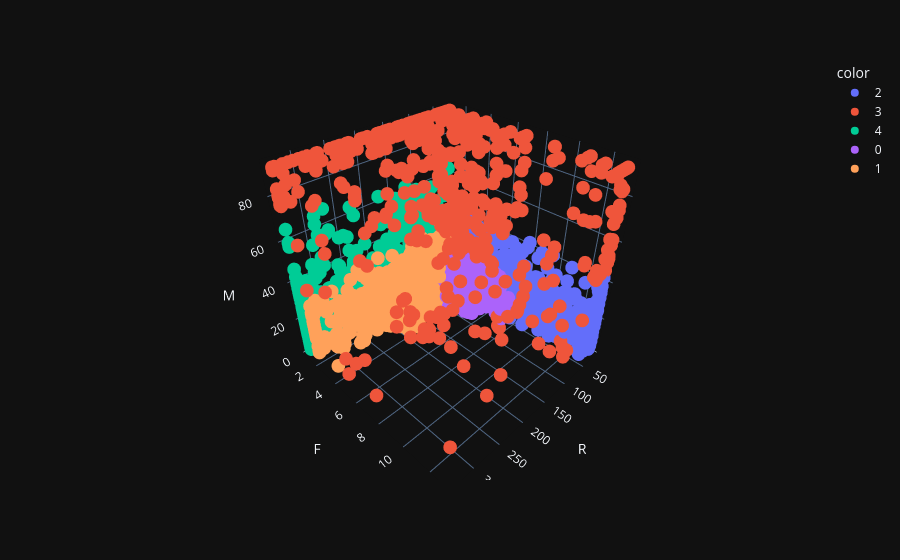

Notebook code cell kept with this figure:
### Code cell
px.scatter_3d(df_rfm_clip, x='R', y='F', z='M', color=mclust_labels.astype(str), template='plotly_dark')

### Figure 1 — Plotly figure (JSON) as saved in the notebook; plotly's stock layout.template omitted (floating-point values rounded to 4 significant figures; data arrays with more than 128 entries replaced by an {"elided": "..."} marker saying what was removed)
{"data": [{"hovertemplate": "color=2<br>R=%{x}<br>F=%{y}<br>M=%{z}<extra></extra>", "legendgroup": "2", "marker": {"color": "#636efa", "symbol": "circle"}, "mode": "markers", "name": "2", "scene": "scene", "showlegend": true, "type": "scatter3d", "x": {"elided": "705 int values"}, "y": {"elided": "705 int values"}, "z": {"elided": "705 float values"}}, {"hovertemplate": "color=3<br>R=%{x}<br>F=%{y}<br>M=%{z}<extra></extra>", "legendgroup": "3", "marker": {"color": "#EF553B", "symbol": "circle"}, "mode": "markers", "name": "3", "scene": "scene", "showlegend": true, "type": "scatter3d", "x": {"elided": "523 int values"}, "y": {"elided": "523 int values"}, "z": {"elided": "523 float values"}}, {"hovertemplate": "color=4<br>R=%{x}<br>F=%{y}<br>M=%{z}<extra></extra>", "legendgroup": "4", "marker": {"color": "#00cc96", "symbol": "circle"}, "mode": "markers", "name": "4", "scene": "scene", "showlegend": true, "type": "scatter3d", "x": {"elided": "1373 int values"}, "y": {"elided": "1373 int values"}, "z": {"elided": "1373 float values"}}, {"hovertemplate": "color=0<br>R=%{x}<br>F=%{y}<br>M=%{z}<extra></extra>", "legendgroup": "0", "marker": {"color": "#ab63fa", "symbol": "circle"}, "mode": "markers", "name": "0", "scene": "scene", "showlegend": true, "type": "scatter3d", "x": {"elided": "1158 int values"}, "y": {"elided": "1158 int values"}, "z": {"elided": "1158 float values"}}, {"hovertemplate": "color=1<br>R=%{x}<br>F=%{y}<br>M=%{z}<extra></extra>", "legendgroup": "1", "marker": {"color": "#FFA15A", "symbol": "circle"}, "mode": "markers", "name": "1", "scene": "scene", "showlegend": true, "type": "scatter3d", "x": {"elided": "577 int values"}, "y": {"elided": "577 int values"}, "z": {"elided": "577 float values"}}], "layout": {"legend": {"title": {"text": "color"}, "tracegroupgap": 0}, "margin": {"t": 60}, "scene": {"domain": {"x": [0, 1], "y": [0, 1]}, "xaxis": {"title": {"text": "R"}}, "yaxis": {"title": {"text": "F"}}, "zaxis": {"title": {"text": "M"}}}}}
